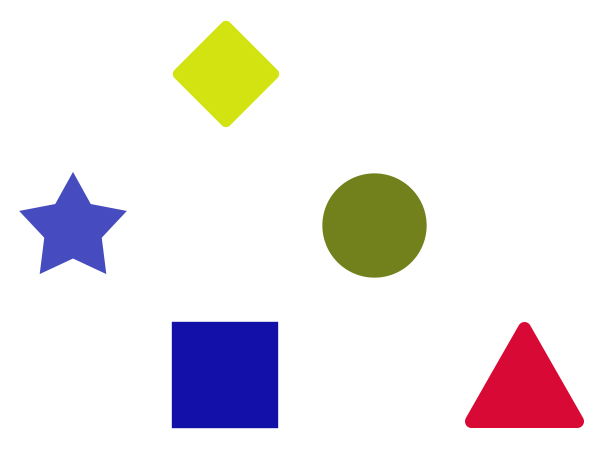
#> input picture CV/opencv/data/shapes.jpg, 600 x 450 px
$ python basic_contours_2.py
#> lines starting #> are read from the running program, lines starting #| are printed output that depends on the picture; after the words box and inside, x2 and y2 are one past the last pixel; in counts of white or black regions, pixels touching at a corner belong together
import numpy as np
import cv2 as cv

source = cv.imread('data/shapes.jpg')
#> source is the input picture: shape (450, 600, 3); mean B, G, R 232.2, 230.5, 235.2
gray = cv.cvtColor(source, cv.COLOR_BGR2GRAY)
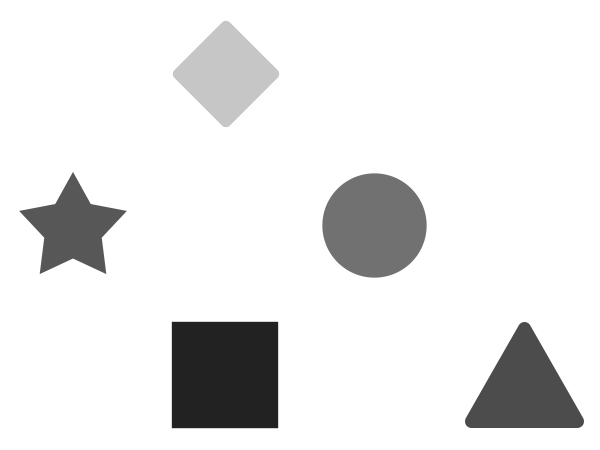
#> gray: shape (450, 600); min 33, max 255, mean 232.1

ret, thresh = cv.threshold(gray, 200, 255, 0)
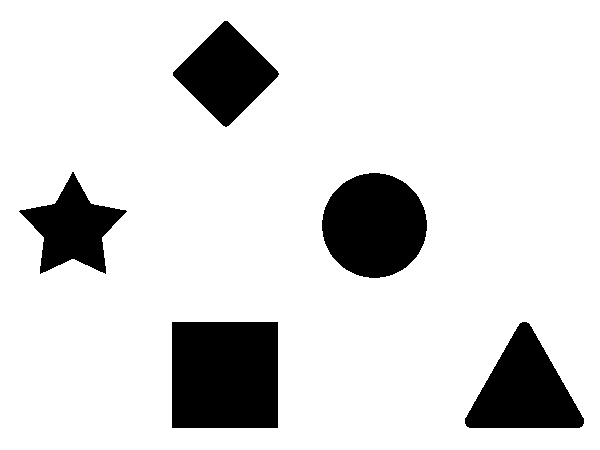
#> thresh: shape (450, 600); 85.9% white; 5 black regions

contours, hierarchy = cv.findContours(thresh, cv.RETR_TREE, cv.CHAIN_APPROX_SIMPLE)
#> contours = 6 contours; box (x1, y1, x2, y2) and area: (0, 0, 600, 450) 268951, (171, 321, 279, 429) 11447, (321, 172, 428, 279) 8732, (464, 321, 585, 429) 7366, (172, 20, 280, 128) 6037, (18, 171, 128, 275) 5243
# specific = contours[0]

# cv.drawContours(source, [specific], 0, (0, 255, 255), 3)

# print(len(contours[0]))

for i, contour in enumerate(contours):

    mask = np.zeros(gray.shape, np.uint8)
    cv.drawContours(mask, [contour], 0, 255, -1)
    mean = cv.mean(source, mask=mask)
    cv.imshow('langas', mask)

    cv.waitKey(0)
    cv.destroyAllWindows()
#> this loop made 6 passes
#> mean on passes 2 to 6: (62.98, 21.15, 217.9, 0), (171.3, 23.05, 25.97, 0), (36.64, 133.8, 119.3, 0), (196.3, 88.28, 83.35, 0), (18.37, 227.1, 211.1, 0)
#> (contour, mean) on pass 1: ([[0, 0], [0, 449], [599, 449], [599, 0]], (232.2, 230.5, 235.2, 0))
#> pass 2, `cv.imshow('langas', mask)`:
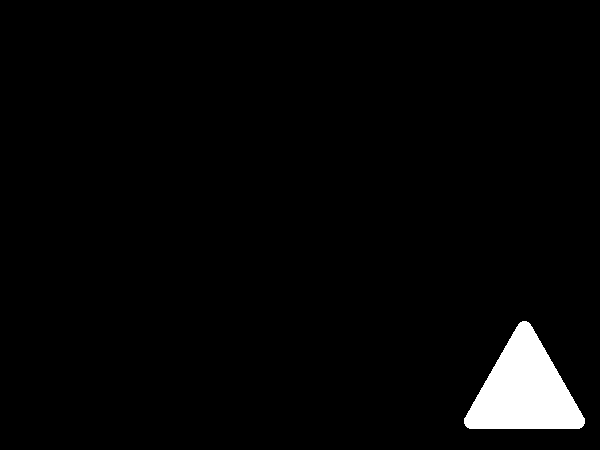
#> window 'langas': shape (450, 600); 2.8% white; 1 white region, box (x1, y1, x2, y2) and area: (464, 321, 585, 429) 7533
#> after the loop:
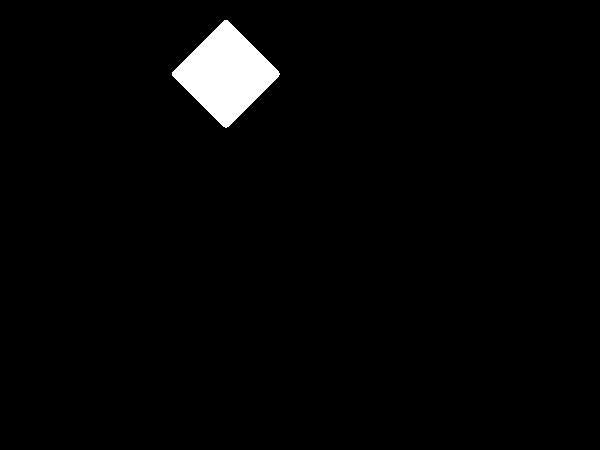
#> mask: shape (450, 600); 2.3% white; 1 white region, box (x1, y1, x2, y2) and area: (172, 20, 280, 128) 6148
